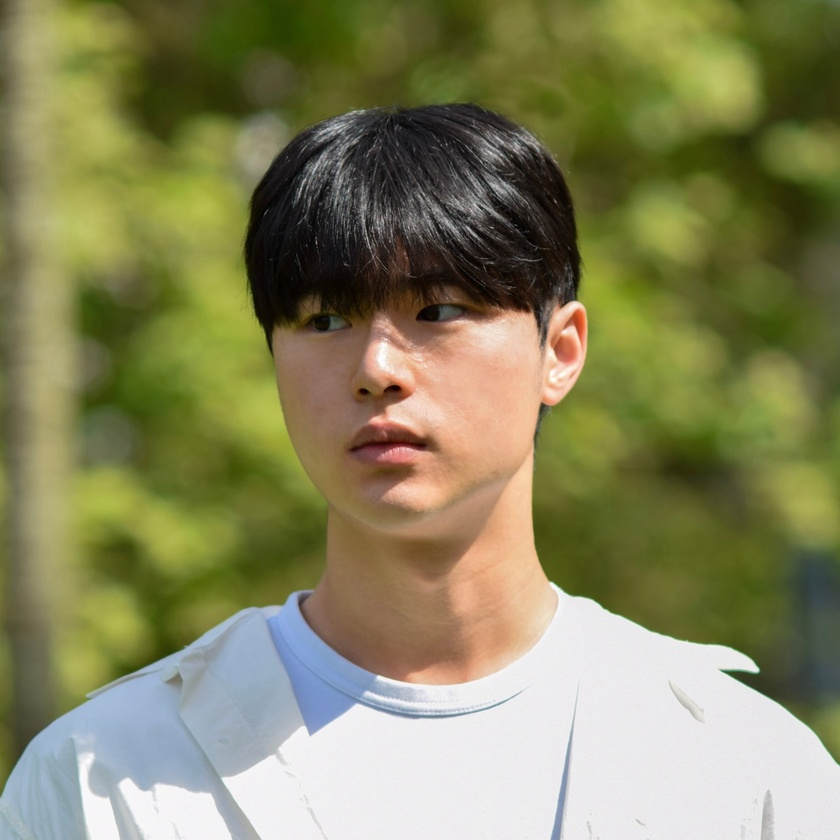
#> input picture resources/photos/profile_photo.jpg, 840 x 840 px, shrunk from 1365 x 1365 before the run
$ python noseDetector.py
#> lines starting #> are read from the running program, lines starting #| are printed output that depends on the picture; after the words box and inside, x2 and y2 are one past the last pixel; in counts of white or black regions, pixels touching at a corner belong together
import cv2
import time

# Load the cascade for nose detection
nose_cascade = cv2.CascadeClassifier('../resources/xml_files/haarcascade_mcs_nose.xml')

# Read the input image
image = cv2.imread('../resources/photos/profile_photo.jpg')
#> image is the input picture: shape (840, 840, 3); mean B, G, R 92.9, 132.7, 133.9

# Start time
start_time = time.time()

# Convert image to grayscale
gray = cv2.cvtColor(image, cv2.COLOR_BGR2GRAY)
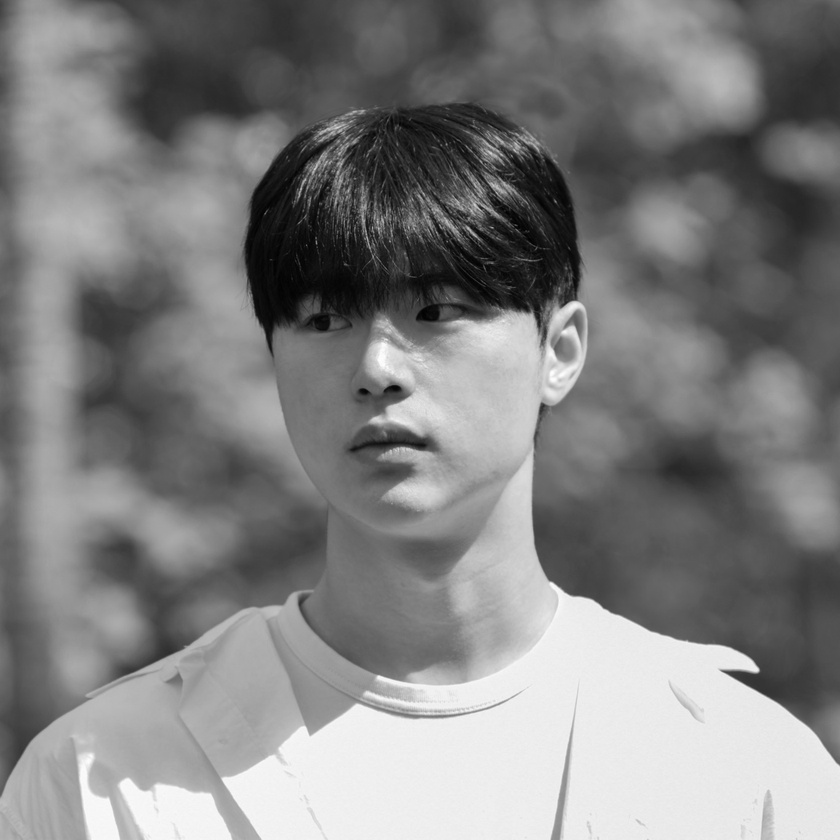
#> gray: shape (840, 840); min 0, max 254, mean 128.5

# Detect noses in the image
noses = nose_cascade.detectMultiScale(gray, 1.3, 5)
#> noses = [[338, 350, 77, 64]]

# Draw rectangle around the noses
for (x, y, w, h) in noses:
    cv2.rectangle(image, (x, y), (x+w, y+h), (255, 0, 0), 2) # Blue rectangle
#> this loop made 1 pass
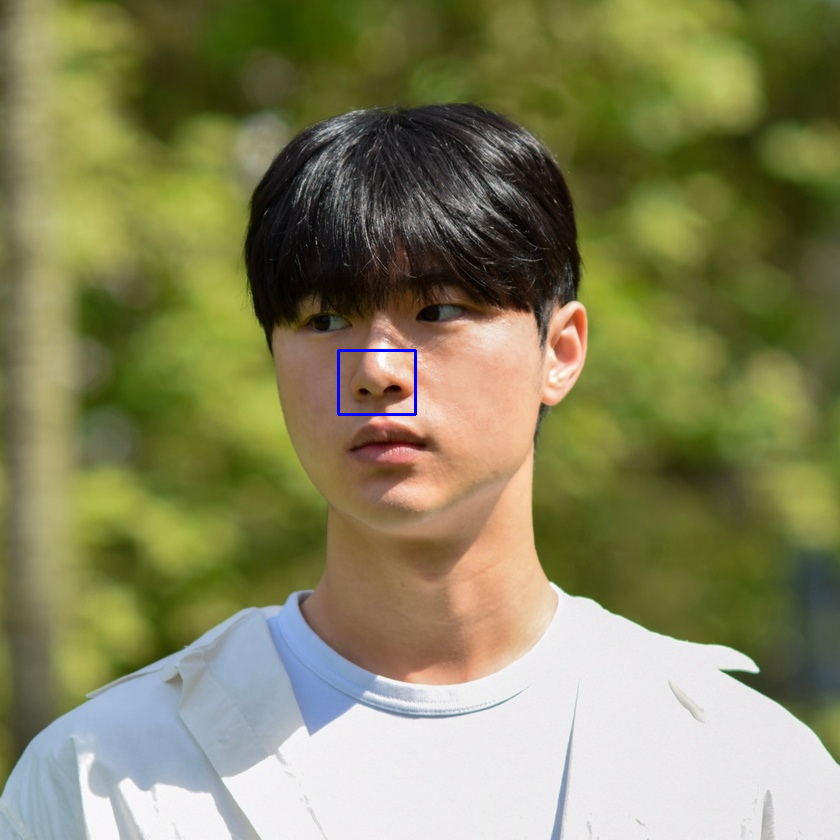
#> image: shape (840, 840, 3); 0.12% of pixels changed, all inside (x1, y1, x2, y2) = (337, 349, 417, 416)

# Display the output
cv2.imshow('Nose Detection', image)

# End time
end_time = time.time()

# Print the time taken
print(f"Time taken: {end_time - start_time} seconds")

cv2.waitKey(0)
cv2.destroyAllWindows()

print("Windows closed successfully!")

$ run again, with resources/photos/animal.jpg copied over resources/photos/profile_photo.jpg
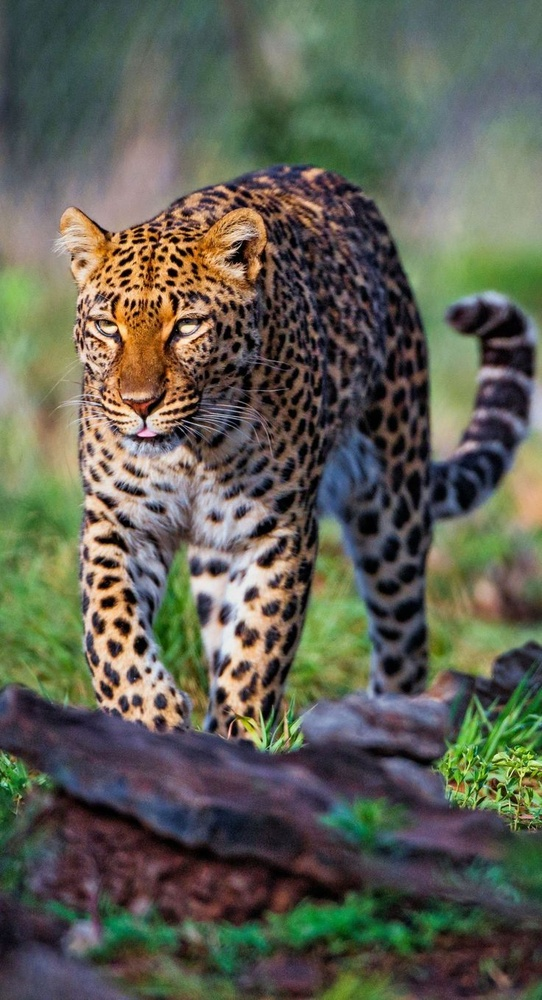
#> input picture resources/photos/animal.jpg, 542 x 1000 px, shrunk from 736 x 1358 before the run
#> image is the input picture: shape (1000, 542, 3); mean B, G, R 83, 96.2, 95.2
#> `gray = cv2.cvtColor(image, cv2.COLOR_BGR2GRAY)`:
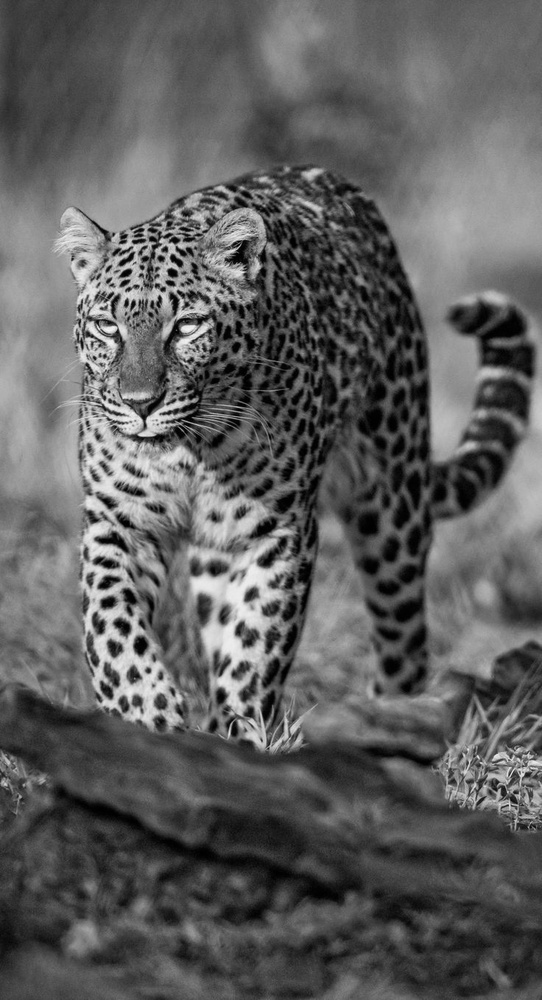
#> gray: shape (1000, 542); min 0, max 243, mean 94.4
#> noses = ()

$ run again, with resources/photos/family.jpg copied over resources/photos/profile_photo.jpg
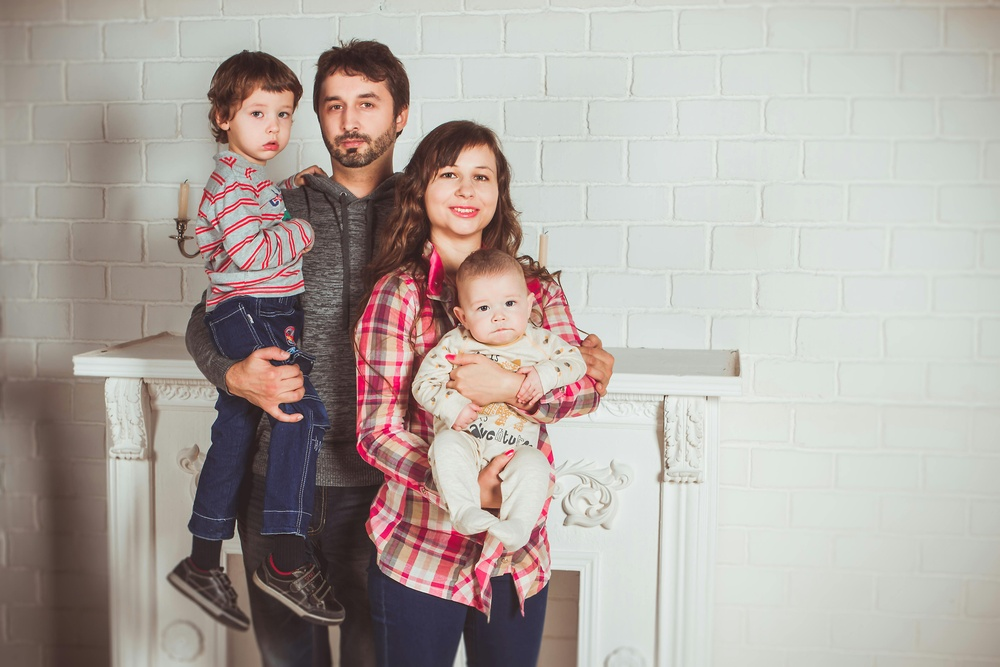
#> input picture resources/photos/family.jpg, 1000 x 667 px, shrunk from 5184 x 3456 before the run
#> image is the input picture: shape (667, 1000, 3); mean B, G, R 162.3, 167.9, 176.3
#> `gray = cv2.cvtColor(image, cv2.COLOR_BGR2GRAY)`:
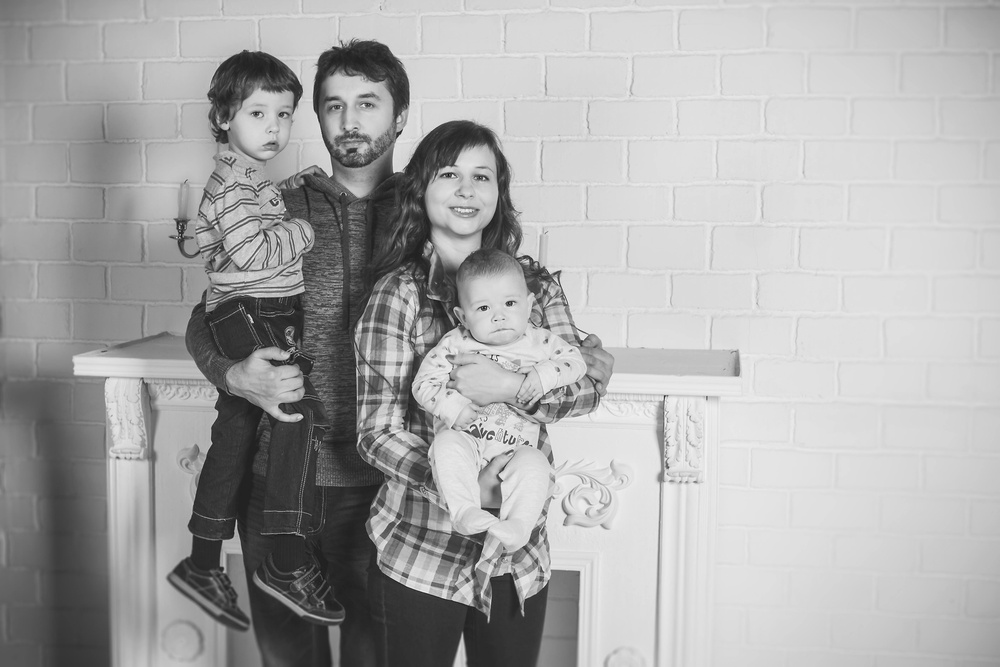
#> gray: shape (667, 1000); min 10, max 254, mean 169.7
#> noses = [[337, 118, 24, 20], [264, 122, 19, 16], [456, 185, 20, 18]]
#> the loop `for (x, y, w, h) in noses:` made 3 passes
#> after the loop `for (x, y, w, h) in noses:`:
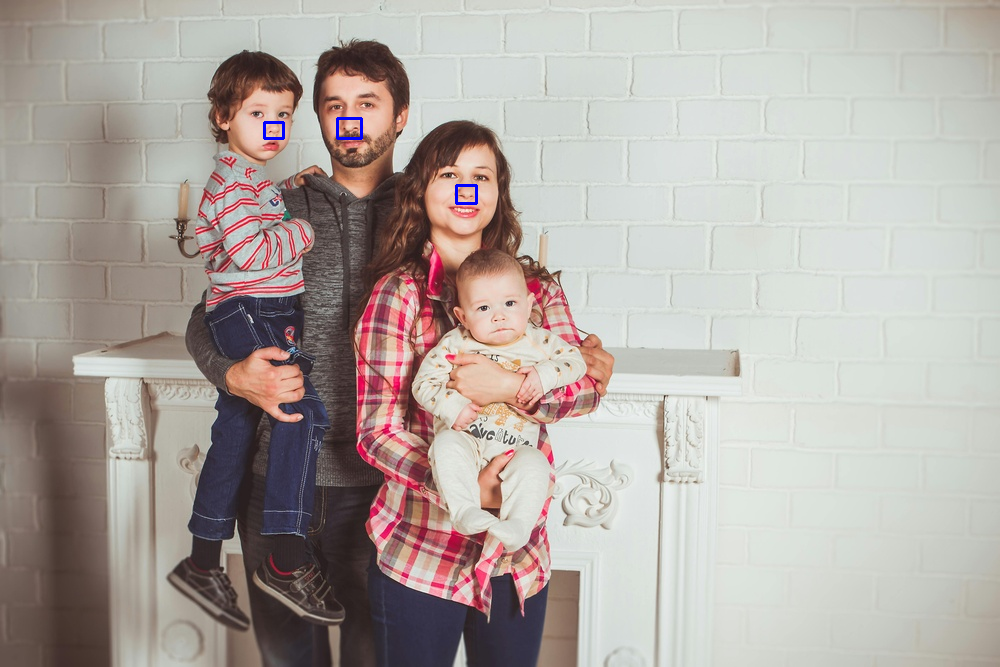
#> image: shape (667, 1000, 3); 0.1% of pixels changed, all inside (x1, y1, x2, y2) = (263, 117, 478, 205)

$ run again, with resources/photos/jeruh.JPG copied over resources/photos/profile_photo.jpg
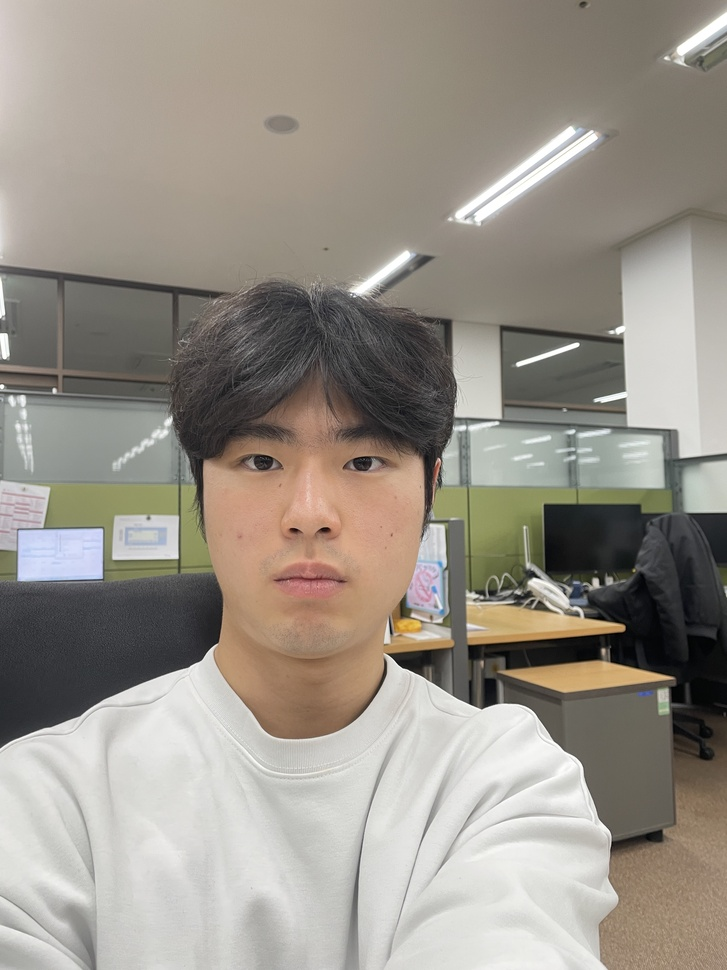
#> input picture resources/photos/jeruh.JPG, 727 x 970 px, shrunk from 3024 x 4032 before the run
#> image is the input picture: shape (970, 727, 3); mean B, G, R 137, 146.4, 152.9
#> `gray = cv2.cvtColor(image, cv2.COLOR_BGR2GRAY)`:
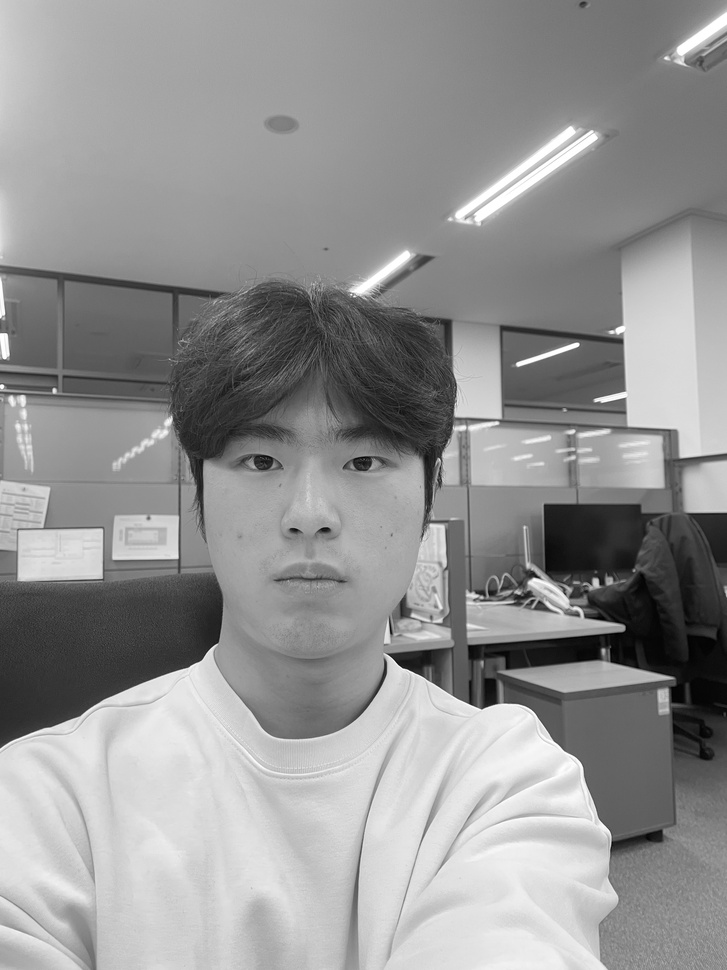
#> gray: shape (970, 727); min 0, max 255, mean 147.3
#> noses = [[268, 490, 81, 67]]
#> the loop `for (x, y, w, h) in noses:` made 1 pass
#> after the loop `for (x, y, w, h) in noses:`:
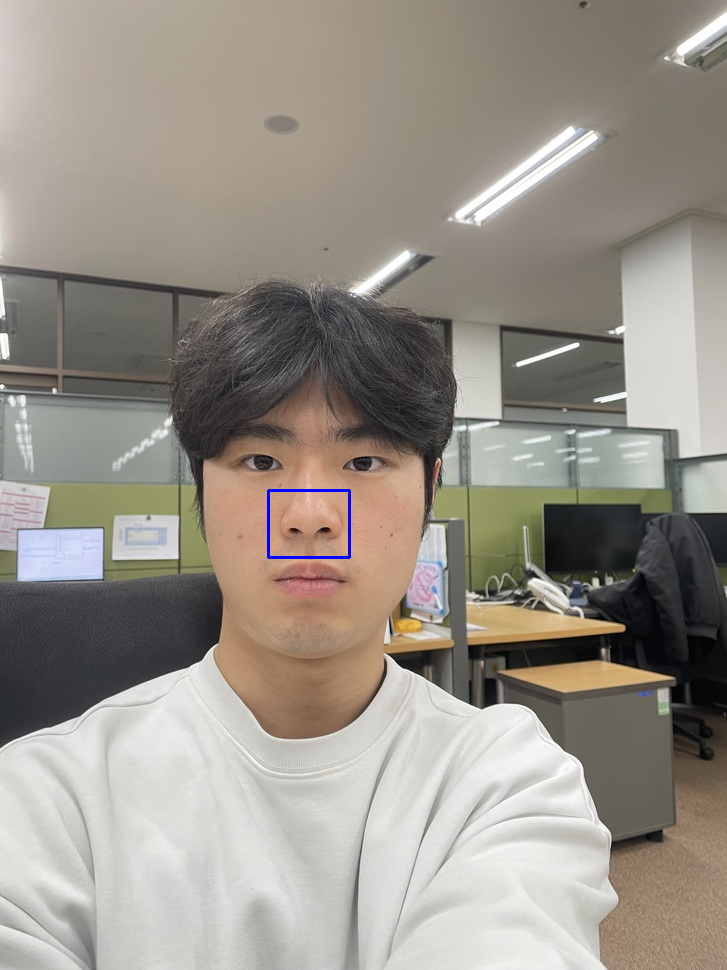
#> image: shape (970, 727, 3); 0.13% of pixels changed, all inside (x1, y1, x2, y2) = (267, 489, 351, 559)
